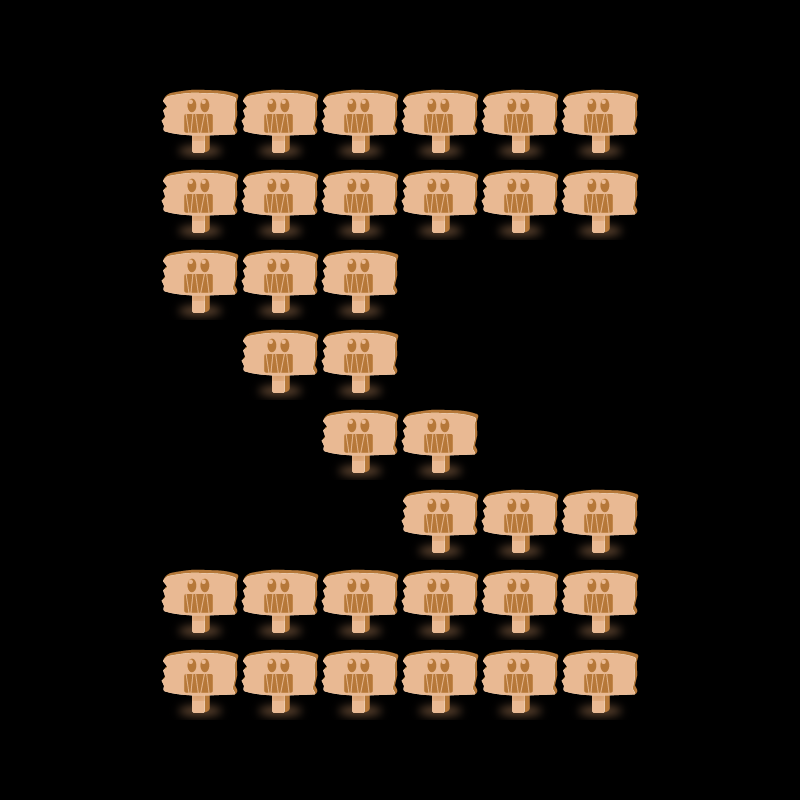

Tiled map render using the project's own tile images. Description and the map definition, with tile-layer contents summarised, below:
An orthogonal 10x10 tile map with 80x80 px tiles, 1 tile layer (gamelayer).

<map version="1.0" orientation="orthogonal" width="10" height="10" tilewidth="80" tileheight="80">
 <tileset firstgid="1" name="LevelBlock" tilewidth="80" tileheight="80">
  <image source="LevelBlock.png" width="320" height="240" />
 </tileset>
 <layer name="gamelayer" width="10" height="10">
  <data>[100 cells, 34 non-empty, 1 distinct tile ids]</data>
 </layer>
</map>
